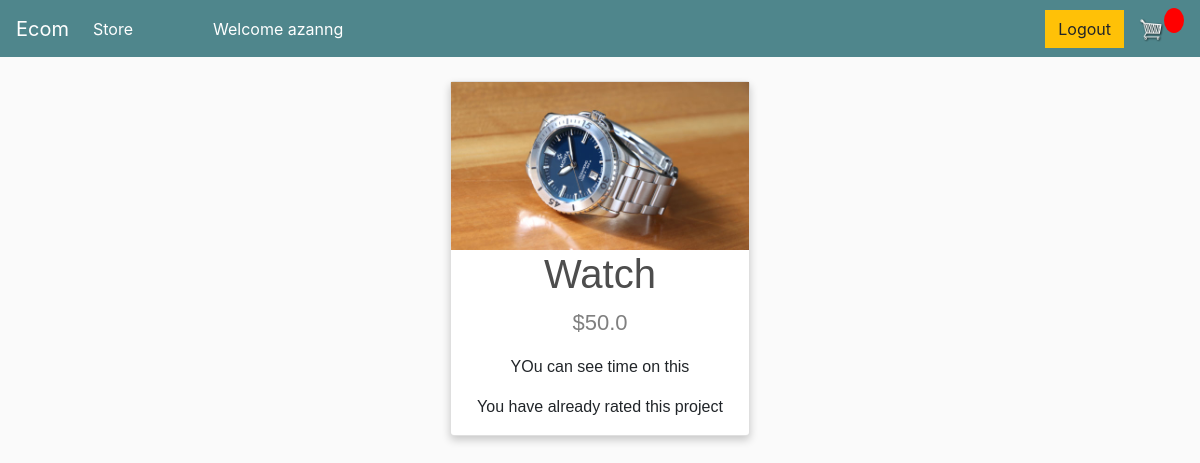
The page /rate/1 (signed in) on the database its author committed.
### store/models.py (models this page shows, shortened)
class Product(models.Model):
    name=models.CharField(max_length=200)
    price=models.FloatField()
    digital=models.BooleanField(default=False, null=True, blank=True)
    image=models.ImageField(null=True, blank=True)
    description=models.TextField(null=True, blank=True)
    @property
    def imageURL(self):
        try:
            url=self.image.url
        except:
            url=''
        return url

### store/views.py (the view, shortened to what this page needs)
# urls.py: path('rate/<str:pk>',views.rate, name='rate'),
def rate(request, pk):
    product=Product.objects.filter(id=pk)
    customer=request.user.customer
    already_Rated=False
    ratings=Rating.objects.filter(customer=customer, product=product[0])
    if(len(ratings)!=0):
        already_Rated=True
    if(len(product)==0):
        return redirect('store:store')
    context={'product':product[0], 'already_rated':already_Rated}
    return render(request, 'store/rate.html', context)

### store/templates/store/rate.html (shortened to what this page needs)
{% extends 'store/main.html' %}
{% load static %}
{% block content %}
<div class="card">
    <img src="{{product.imageURL}}" alt="{{product.name}}" style="width:100%">
    <h1>{{product.name}}</h1>
    <p class="price">${{product.price}}</p>
    <p>{{product.description}}</p>
    <form action="" method="POST">
    {% if already_rated %}
        <p>You have already rated this project</p>
      {% endif %}
  </div>
  {% endblock content %}

### store/templates/store/main.html (shortened to what this page needs)
<!DOCTYPE html>
{% load static %}
<html>
<head>
	<link rel="stylesheet" href="https://stackpath.bootstrapcdn.com/bootstrap/4.4.1/css/bootstrap.min.css">
	<link rel="stylesheet" type="text/css" href="{% static 'css/main.css' %}">
</head>
<body>
	<nav class="navbar navbar-expand-lg navbar-dark bg-dark">
	  <a class="navbar-brand" href="{% url 'store:store' %}">Ecom</a>
	  <div class="collapse navbar-collapse" id="navbarSupportedContent">
	    <ul class="navbar-nav mr-auto">
	      <li class="nav-item active">
			<a class="nav-link" href="{% url 'store:store' %}">Store <span class="sr-only">(current)</span></a>
		  </li>
		  <li class="nav-item active">
			<a class="nav-link"><span class="sr-only">(current)</span></a>
		  </li>
		  <li class="nav-item active">
			<a class="nav-link"><span class="sr-only">(current)</span></a>
		  </li>
		  <li class="nav-item active">
			<a class="nav-link"><span class="sr-only">(current)</span></a>
		  </li>
		  <li class="nav-item active">
			<a class="nav-link"><span class="sr-only">(current)</span></a>
		  </li>
		  <li class="nav-item active">
			<a class="nav-link">Welcome {{request.user}} <span class="sr-only">(current)</span></a>
	      </li>
	    </ul>
	    <div class="form-inline my-2 my-lg-0">
	     	<a href="{% url 'store:logout' %}"class="btn btn-warning">Logout</a>
	     	<a href="{% url 'store:cart' %}">
	    		<img  id="cart-icon" src="{% static 'images/cart.png' %}">
	    	</a>
	    	<p id="cart-total">{{cartItems}}</p>
	    </div>
	  </div>
	</nav>
     <div class="container">
            <br>
            {% block content %}
            {% endblock content %}
         </div>
</body>
</html>

### static/css/main.css (style rules this page uses)
body { background-color: hsl(0, 0%, 98%); }
h1,h2,h3,h4,h5,h6 { color:hsl(0, 0%, 30%); }
.bg-dark { background-color: #4f868c!important; }
#cart-icon { width:25px; display: inline-block; margin-left: 15px; }
#cart-total { display: block; text-align: center; color:#fff; background-color: red; width: 20px; height: 25px; border-radius: 50%; font-size: 14px; }
.btn { border-radius: 0; }

### store/templates/store/main.html (style rules this page uses)
body { background-color: hsl(0, 0%, 98%); }
h1,h2,h3,h4,h5,h6 { color:hsl(0, 0%, 30%); }
.bg-dark { background-color: #4f868c!important; }
#cart-icon { width:25px; display: inline-block; margin-left: 15px; }
#cart-total { display: block; text-align: center; color:#fff; background-color: red; width: 20px; height: 25px; border-radius: 50%; font-size: 14px; }
.btn { border-radius: 0; }

### store/templates/store/rate.html (style rules this page uses)
.card { box-shadow: 0 4px 8px 0 rgba(0, 0, 0, 0.2); max-width: 300px; margin: auto; text-align: center; font-family: arial; }
.price { color: grey; font-size: 22px; }
* { margin: 0; padding: 0; }

### rows shown on the page
Product: imageURL (picture), name "Watch", price "50.0", description "YOu can see time on this"

### other values the page prints
{{ request.user }} "azanng"
